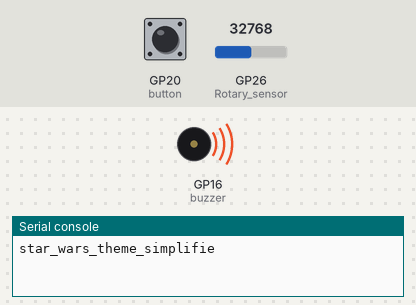
This program was run on a simulated Raspberry Pi Pico running MicroPython. Shown: buzzer (waves = sounding), the last lines printed to the serial console. Inputs (shaded band) come from the test bench; at power-on: GP20 (button) LOW, GP26 (Rotary_sensor) = 32768 (analog values on the 0–65535 scale).

Above: at 1.2 s.
1.3 s: GP20 (button) pulled HIGH for 0.15 s
2.9 s: GP20 (button) pulled HIGH for 1 s
5.4 s: GP26 (Rotary_sensor) set to 0
At 6.7 s:
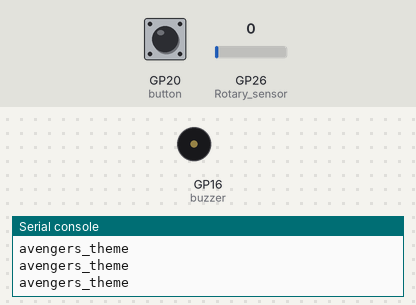
7.0 s: GP26 (Rotary_sensor) set to 7864
At 7.7 s:
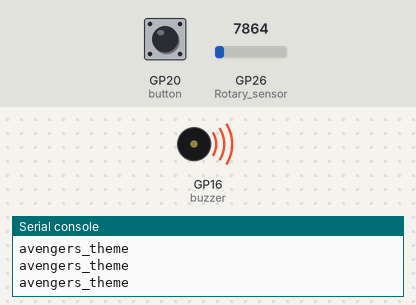
Timing chart, 0 to 9.7 s (numbered marks = the images above; inputs shaded):
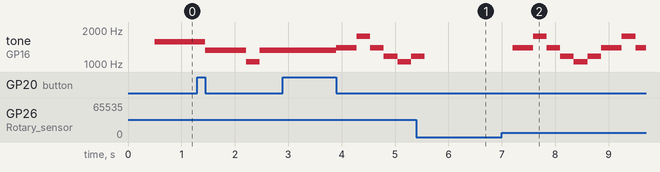

Measured:
- after the input at 7.0 s, tone on GP16 (buzzer): plays 1397 Hz for 0.38 s, 1760 Hz for 0.26 s, 1397 Hz for 0.25 s, 1175 Hz for 0.26 s, 1046 Hz for 0.26 s, 1175 Hz for 0.26 s … (9 notes in this stretch), starting after 0.21 s
- by itself, tone on GP16 (buzzer): plays 1397 Hz for 0.39 s, 1760 Hz for 0.26 s, 1397 Hz for 0.25 s, 1175 Hz for 0.26 s, 1046 Hz for 0.25 s, 1175 Hz for 0.10 s

The program:

blink.py
```python
import machine
import utime

# initialization of the different pins
Rotary_sensor = machine.ADC(0)
buzzer = machine.PWM(machine.Pin(16))
button = machine.Pin(20, machine.Pin.IN)

# frequencies and time of play of every musical note
score = {"DO":[1046, 250],"MI" :[1318, 250], "FA" :[1397, 250],
        "RE":[1175,250], "SOL" : [1568, 500], "LA" :[1760, 125],
        "SI":[1967, 500] }

#<----------------------------------->
# the musical note of different music
avengers_theme = [
    "FA", "FA", "LA", "FA",
    "RE", "DO", "RE",
    "FA", "FA", "LA", "FA",
    "RE", "DO", "RE"
]

pirates_theme = [
    "RE", "MI", "FA", "SOL", "FA", "MI", "RE",
    "FA", "SOL", "LA", "SOL", "FA", "MI", "FA"
]

jurassic_park_theme = [
    "FA", "FA", "MI", "RE", "DO",
    "DO", "RE", "MI", "FA",
    "FA", "MI", "RE", "DO"
]

harry_potter_theme = [
    "SI", "MI", "SOL", "FA", "MI",
    "SI", "MI", "SOL", "FA", "RE",
    "SI", "MI", "SOL", "FA", "MI"
]

super_mario_theme = [
    "MI", "MI", "MI",
    "DO", "MI", "SOL",
    "SOL", "DO", "SOL", "MI",
    "LA", "SI", "LA", "SOL", "MI",
    "SOL", "LA", "FA", "SOL"
]

star_wars_theme_simplifie = [
    "SOL", "SOL", "SOL", "MI",
    "SI", "SOL", "MI", "SI", "SOL",
    "RE", "RE", "RE", "MI", "SI", "FA", "MI", "SI", "SOL"
]
#<////////////////////////////////////>


#<----------------------------------->
# A list of the different musical notes of music and the name of each music
nom_musique = [star_wars_theme_simplifie,super_mario_theme,harry_potter_theme,jurassic_park_theme, pirates_theme,avengers_theme]
nom_musique_prime = ["star_wars_theme_simplifie","super_mario_theme","harry_potter_theme","jurassic_park_theme", "pirates_theme","avengers_theme"]
#<////////////////////////////////////>

#<----------------------------------->
# function which is used to play the musicla notes
# score is the dictionnary which has the information of musical notes
# notes is the musical which is currently plays
# last hs information over time when the last musical note was played
# i is the  index incrementation of the muscial notes
# new is the time
# if the difference of new - last is over the time of the notes we can change the muscal note
# resistance is the value of the Rotary Angle Sensor to determine the intensity of the song
def music_notes(score, notes, last, i) :
    new = utime.ticks_ms()
    if score[notes][1]<(new - last):
        resistance = Rotary_sensor.read_u16()
        intensity = int(resistance*0.30518)
        buzzer.freq(score[notes][0])
        buzzer.duty_u16(intensity)
        return utime.ticks_ms(), i+1
    return last, i
#<////////////////////////////////////>


#<----------------------------------->
ref_musique = 0
ancien_index =0
i = 0
changement = False
last = utime.ticks_ms()
last_button= utime.ticks_ms()
#<////////////////////////////////////>

#<----------------------------------->
# infinity loop to play the music
while True:

    # look to check the value of the button because the incrementation can be uncontrollable
    index = button.value()
    new_button = utime.ticks_ms()
    if  250 < (new_button-last_button) and index==1:
        changement = True
        if ref_musique ==5:
            ref_musique =0
        else :
            ref_musique +=1
        last_button= utime.ticks_ms()
    else :
        changement = False
    ancien_index = index

    # check the name of the music
    print(nom_musique_prime[ref_musique])

    # loop for the playins of an entire music
    while i != (len(nom_musique[ref_musique])) and button.value()!=1 and changement ==False:
        musique = nom_musique[ref_musique]
        Note = musique[i]
        last, i =music_notes(score, Note, last, i)

    i = 0
#<////////////////////////////////////>
```
